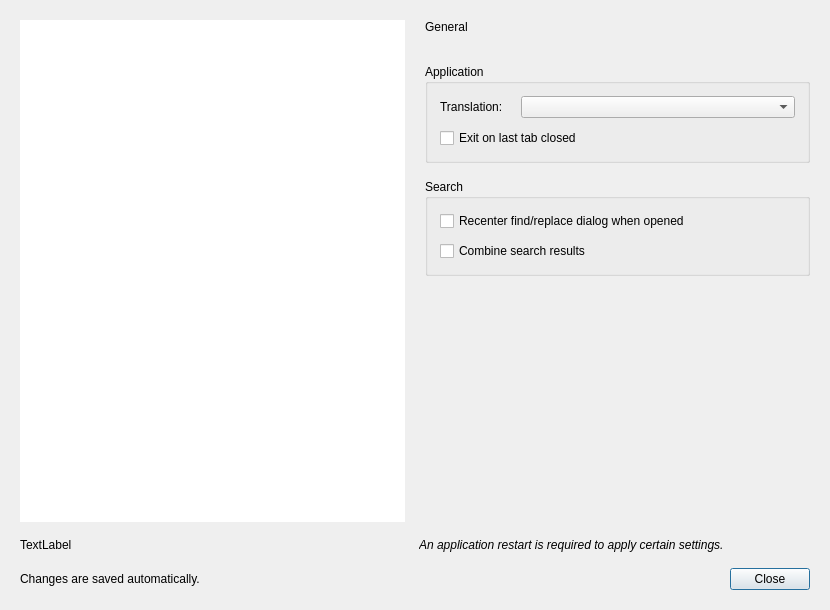
<?xml version='1.0' encoding='UTF-8'?>
<ui version="4.0">
 <class>PreferencesDialog</class>
 <widget class="QDialog" name="PreferencesDialog">
  <property name="geometry">
   <rect>
    <x>0</x>
    <y>0</y>
    <width>830</width>
    <height>610</height>
   </rect>
  </property>
  <property name="minimumSize">
   <size>
    <width>700</width>
    <height>500</height>
   </size>
  </property>
  <property name="windowTitle">
   <string>Preferences</string>
  </property>
  <layout class="QVBoxLayout" name="preferencesLayout">
   <property name="spacing">
    <number>16</number>
   </property>
   <property name="leftMargin">
    <number>20</number>
   </property>
   <property name="topMargin">
    <number>20</number>
   </property>
   <property name="rightMargin">
    <number>20</number>
   </property>
   <property name="bottomMargin">
    <number>20</number>
   </property>
   <item>
    <layout class="QHBoxLayout" name="preferencesBody">
     <property name="spacing">
      <number>20</number>
     </property>
     <property name="leftMargin">
      <number>0</number>
     </property>
     <property name="topMargin">
      <number>0</number>
     </property>
     <property name="rightMargin">
      <number>0</number>
     </property>
     <property name="bottomMargin">
      <number>0</number>
     </property>
     <item>
      <widget class="QListWidget" name="preferencesCategories">
       <property name="frameShape">
        <enum>QFrame::NoFrame</enum>
       </property>
       <property name="horizontalScrollBarPolicy">
        <enum>Qt::ScrollBarAlwaysOff</enum>
       </property>
       <property name="editTriggers">
        <set>QAbstractItemView::NoEditTriggers</set>
       </property>
       <property name="selectionMode">
        <enum>QAbstractItemView::SingleSelection</enum>
       </property>
       <property name="uniformItemSizes">
        <bool>true</bool>
       </property>
       <property name="spacing">
        <number>3</number>
       </property>
       <property name="accessibleName">
        <string>Settings categories</string>
       </property>
      </widget>
     </item>
     <item>
      <layout class="QVBoxLayout" name="preferencesContent">
       <property name="spacing">
        <number>8</number>
       </property>
       <property name="leftMargin">
        <number>0</number>
       </property>
       <property name="topMargin">
        <number>0</number>
       </property>
       <property name="rightMargin">
        <number>0</number>
       </property>
       <property name="bottomMargin">
        <number>0</number>
       </property>
       <item>
        <widget class="QLabel" name="preferencesHeading">
         <property name="text">
          <string>General</string>
         </property>
        </widget>
       </item>
       <item>
        <widget class="QLabel" name="preferencesDescription">
         <property name="text">
          <string />
         </property>
         <property name="wordWrap">
          <bool>true</bool>
         </property>
        </widget>
       </item>
       <item>
        <widget class="QStackedWidget" name="preferencesPages">
         <widget class="QScrollArea" name="preferencesGeneralPage">
          <property name="frameShape">
           <enum>QFrame::NoFrame</enum>
          </property>
          <property name="widgetResizable">
           <bool>true</bool>
          </property>
          <property name="horizontalScrollBarPolicy">
           <enum>Qt::ScrollBarAlwaysOff</enum>
          </property>
          <widget class="QWidget" name="preferencesGeneralPageContents">
           <layout class="QVBoxLayout" name="preferencesGeneralPageLayout">
            <property name="spacing">
             <number>16</number>
            </property>
            <property name="leftMargin">
             <number>0</number>
            </property>
            <property name="topMargin">
             <number>0</number>
            </property>
            <property name="rightMargin">
             <number>0</number>
            </property>
            <property name="bottomMargin">
             <number>0</number>
            </property>
            <item>
             <widget class="QGroupBox" name="preferencesApplicationGroup">
              <property name="title">
               <string>Application</string>
              </property>
              <layout class="QVBoxLayout" name="preferencesApplicationGroupLayout">
               <property name="spacing">
                <number>10</number>
               </property>
               <property name="leftMargin">
                <number>12</number>
               </property>
               <property name="topMargin">
                <number>12</number>
               </property>
               <property name="rightMargin">
                <number>12</number>
               </property>
               <property name="bottomMargin">
                <number>12</number>
               </property>
               <item>
                <layout class="QFormLayout" name="formLayout">
                 <item row="0" column="1">
                  <widget class="QComboBox" name="comboBoxTranslation" />
                 </item>
                 <item row="0" column="0">
                  <widget class="QLabel" name="label">
                   <property name="text">
                    <string>Translation:</string>
                   </property>
                  </widget>
                 </item>
                 <property name="labelAlignment">
                  <set>Qt::AlignLeading|Qt::AlignLeft|Qt::AlignVCenter</set>
                 </property>
                 <property name="formAlignment">
                  <set>Qt::AlignLeading|Qt::AlignLeft|Qt::AlignTop</set>
                 </property>
                 <property name="fieldGrowthPolicy">
                  <enum>QFormLayout::AllNonFixedFieldsGrow</enum>
                 </property>
                 <property name="horizontalSpacing">
                  <number>18</number>
                 </property>
                 <property name="verticalSpacing">
                  <number>12</number>
                 </property>
                 <property name="leftMargin">
                  <number>0</number>
                 </property>
                 <property name="topMargin">
                  <number>0</number>
                 </property>
                 <property name="rightMargin">
                  <number>0</number>
                 </property>
                 <property name="bottomMargin">
                  <number>0</number>
                 </property>
                </layout>
               </item>
               <item>
                <widget class="QCheckBox" name="checkBoxExitOnLastTabClosed">
                 <property name="text">
                  <string>Exit on last tab closed</string>
                 </property>
                </widget>
               </item>
              </layout>
             </widget>
            </item>
            <item>
             <widget class="QGroupBox" name="preferencesSearchGroup">
              <property name="title">
               <string>Search</string>
              </property>
              <layout class="QVBoxLayout" name="preferencesSearchGroupLayout">
               <property name="spacing">
                <number>10</number>
               </property>
               <property name="leftMargin">
                <number>12</number>
               </property>
               <property name="topMargin">
                <number>12</number>
               </property>
               <property name="rightMargin">
                <number>12</number>
               </property>
               <property name="bottomMargin">
                <number>12</number>
               </property>
               <item>
                <widget class="QCheckBox" name="checkBoxRecenterSearchDialog">
                 <property name="text">
                  <string>Recenter find/replace dialog when opened</string>
                 </property>
                </widget>
               </item>
               <item>
                <widget class="QCheckBox" name="checkBoxCombineSearchResults">
                 <property name="text">
                  <string>Combine search results</string>
                 </property>
                </widget>
               </item>
              </layout>
             </widget>
            </item>
            <item>
             <spacer name="preferencesGeneralPageSpacer">
              <property name="orientation">
               <enum>Qt::Vertical</enum>
              </property>
              <property name="sizeType">
               <enum>QSizePolicy::Expanding</enum>
              </property>
              <property name="sizeHint">
               <size>
                <width>20</width>
                <height>20</height>
               </size>
              </property>
             </spacer>
            </item>
           </layout>
          </widget>
         </widget>
         <widget class="QScrollArea" name="preferencesEditorPage">
          <property name="frameShape">
           <enum>QFrame::NoFrame</enum>
          </property>
          <property name="widgetResizable">
           <bool>true</bool>
          </property>
          <property name="horizontalScrollBarPolicy">
           <enum>Qt::ScrollBarAlwaysOff</enum>
          </property>
          <widget class="QWidget" name="preferencesEditorPageContents">
           <layout class="QVBoxLayout" name="preferencesEditorPageLayout">
            <property name="spacing">
             <number>16</number>
            </property>
            <property name="leftMargin">
             <number>0</number>
            </property>
            <property name="topMargin">
             <number>0</number>
            </property>
            <property name="rightMargin">
             <number>0</number>
            </property>
            <property name="bottomMargin">
             <number>0</number>
            </property>
            <item>
             <widget class="QGroupBox" name="groupBox">
              <property name="title">
               <string>Default Font</string>
              </property>
              <layout class="QFormLayout" name="formLayout_2">
               <item row="0" column="0">
                <widget class="QLabel" name="label_2">
                 <property name="text">
                  <string>Font</string>
                 </property>
                </widget>
               </item>
               <item row="0" column="1">
                <widget class="QFontComboBox" name="fcbDefaultFont" />
               </item>
               <item row="1" column="0">
                <widget class="QLabel" name="label_3">
                 <property name="text">
                  <string>Font Size</string>
                 </property>
                </widget>
               </item>
               <item row="1" column="1">
                <widget class="QSpinBox" name="spbDefaultFontSize">
                 <property name="suffix">
                  <string>pt</string>
                 </property>
                 <property name="minimum">
                  <number>2</number>
                 </property>
                 <property name="maximum">
                  <number>48</number>
                 </property>
                </widget>
               </item>
               <property name="labelAlignment">
                <set>Qt::AlignLeading|Qt::AlignLeft|Qt::AlignVCenter</set>
               </property>
               <property name="formAlignment">
                <set>Qt::AlignLeading|Qt::AlignLeft|Qt::AlignTop</set>
               </property>
               <property name="fieldGrowthPolicy">
                <enum>QFormLayout::AllNonFixedFieldsGrow</enum>
               </property>
               <property name="horizontalSpacing">
                <number>18</number>
               </property>
               <property name="verticalSpacing">
                <number>12</number>
               </property>
               <property name="leftMargin">
                <number>12</number>
               </property>
               <property name="topMargin">
                <number>12</number>
               </property>
               <property name="rightMargin">
                <number>12</number>
               </property>
               <property name="bottomMargin">
                <number>12</number>
               </property>
              </layout>
             </widget>
            </item>
            <item>
             <widget class="QGroupBox" name="preferencesEditingGroup">
              <property name="title">
               <string>Editing aids</string>
              </property>
              <layout class="QVBoxLayout" name="preferencesEditingGroupLayout">
               <property name="spacing">
                <number>10</number>
               </property>
               <property name="leftMargin">
                <number>12</number>
               </property>
               <property name="topMargin">
                <number>12</number>
               </property>
               <property name="rightMargin">
                <number>12</number>
               </property>
               <property name="bottomMargin">
                <number>12</number>
               </property>
               <item>
                <widget class="QCheckBox" name="checkBoxHighlightURLs">
                 <property name="text">
                  <string>Highlight URLs</string>
                 </property>
                </widget>
               </item>
               <item>
                <widget class="QCheckBox" name="checkBoxShowLineNumbers">
                 <property name="text">
                  <string>Show Line Numbers</string>
                 </property>
                </widget>
               </item>
               <item>
                <widget class="QCheckBox" name="checkBoxAutoCompletion">
                 <property name="text">
                  <string>Auto Completion</string>
                 </property>
                </widget>
               </item>
              </layout>
             </widget>
            </item>
            <item>
             <spacer name="preferencesEditorPageSpacer">
              <property name="orientation">
               <enum>Qt::Vertical</enum>
              </property>
              <property name="sizeType">
               <enum>QSizePolicy::Expanding</enum>
              </property>
              <property name="sizeHint">
               <size>
                <width>20</width>
                <height>20</height>
               </size>
              </property>
             </spacer>
            </item>
           </layout>
          </widget>
         </widget>
         <widget class="QScrollArea" name="preferencesFilesPage">
          <property name="frameShape">
           <enum>QFrame::NoFrame</enum>
          </property>
          <property name="widgetResizable">
           <bool>true</bool>
          </property>
          <property name="horizontalScrollBarPolicy">
           <enum>Qt::ScrollBarAlwaysOff</enum>
          </property>
          <widget class="QWidget" name="preferencesFilesPageContents">
           <layout class="QVBoxLayout" name="preferencesFilesPageLayout">
            <property name="spacing">
             <number>16</number>
            </property>
            <property name="leftMargin">
             <number>0</number>
            </property>
            <property name="topMargin">
             <number>0</number>
            </property>
            <property name="rightMargin">
             <number>0</number>
            </property>
            <property name="bottomMargin">
             <number>0</number>
            </property>
            <item>
             <widget class="QGroupBox" name="gbxRestorePreviousSession">
              <property name="title">
               <string>Restore previous session</string>
              </property>
              <property name="checkable">
               <bool>true</bool>
              </property>
              <property name="checked">
               <bool>false</bool>
              </property>
              <layout class="QVBoxLayout" name="verticalLayout_3">
               <item>
                <widget class="QCheckBox" name="checkBoxUnsavedFiles">
                 <property name="text">
                  <string>Unsaved changes</string>
                 </property>
                </widget>
               </item>
               <item>
                <widget class="QCheckBox" name="checkBoxRestoreTempFiles">
                 <property name="text">
                  <string>Temporary files</string>
                 </property>
                </widget>
               </item>
              </layout>
             </widget>
            </item>
            <item>
             <widget class="QGroupBox" name="preferencesNewFilesGroup">
              <property name="title">
               <string>New files</string>
              </property>
              <layout class="QVBoxLayout" name="preferencesNewFilesGroupLayout">
               <property name="spacing">
                <number>10</number>
               </property>
               <property name="leftMargin">
                <number>12</number>
               </property>
               <property name="topMargin">
                <number>12</number>
               </property>
               <property name="rightMargin">
                <number>12</number>
               </property>
               <property name="bottomMargin">
                <number>12</number>
               </property>
               <item>
                <layout class="QFormLayout" name="formLayout_3">
                 <item row="0" column="0">
                  <widget class="QLabel" name="label_4">
                   <property name="text">
                    <string>Default Line Endings</string>
                   </property>
                  </widget>
                 </item>
                 <item row="0" column="1">
                  <widget class="QComboBox" name="comboBoxLineEndings" />
                 </item>
                 <property name="labelAlignment">
                  <set>Qt::AlignLeading|Qt::AlignLeft|Qt::AlignVCenter</set>
                 </property>
                 <property name="formAlignment">
                  <set>Qt::AlignLeading|Qt::AlignLeft|Qt::AlignTop</set>
                 </property>
                 <property name="fieldGrowthPolicy">
                  <enum>QFormLayout::AllNonFixedFieldsGrow</enum>
                 </property>
                 <property name="horizontalSpacing">
                  <number>18</number>
                 </property>
                 <property name="verticalSpacing">
                  <number>12</number>
                 </property>
                 <property name="leftMargin">
                  <number>0</number>
                 </property>
                 <property name="topMargin">
                  <number>0</number>
                 </property>
                 <property name="rightMargin">
                  <number>0</number>
                 </property>
                 <property name="bottomMargin">
                  <number>0</number>
                 </property>
                </layout>
               </item>
              </layout>
             </widget>
            </item>
            <item>
             <widget class="QGroupBox" name="groupBox_2">
              <property name="title">
               <string>Default Directory</string>
              </property>
              <layout class="QVBoxLayout" name="verticalLayout_5">
               <item>
                <widget class="QRadioButton" name="radioFollowCurrentDirectory">
                 <property name="text">
                  <string>Follow Current Document</string>
                 </property>
                </widget>
               </item>
               <item>
                <widget class="QRadioButton" name="radioLastUsedDirectory">
                 <property name="text">
                  <string>Last Used Directory</string>
                 </property>
                </widget>
               </item>
               <item>
                <layout class="QHBoxLayout" name="horizontalLayout_2">
                 <item>
                  <widget class="QRadioButton" name="radioHardCoded">
                   <property name="text">
                    <string>Use this folder:</string>
                   </property>
                  </widget>
                 </item>
                 <item>
                  <widget class="QLineEdit" name="txtHardCodedPath" />
                 </item>
                 <item>
                  <widget class="QToolButton" name="btnSelectHardCodedPath">
                   <property name="text">
                    <string>...</string>
                   </property>
                   <property name="toolTip">
                    <string>Choose the default folder</string>
                   </property>
                   <property name="accessibleName">
                    <string>Choose the default folder</string>
                   </property>
                  </widget>
                 </item>
                </layout>
               </item>
              </layout>
             </widget>
            </item>
            <item>
             <spacer name="preferencesFilesPageSpacer">
              <property name="orientation">
               <enum>Qt::Vertical</enum>
              </property>
              <property name="sizeType">
               <enum>QSizePolicy::Expanding</enum>
              </property>
              <property name="sizeHint">
               <size>
                <width>20</width>
                <height>20</height>
               </size>
              </property>
             </spacer>
            </item>
           </layout>
          </widget>
         </widget>
         <widget class="QScrollArea" name="preferencesAppearancePage">
          <property name="frameShape">
           <enum>QFrame::NoFrame</enum>
          </property>
          <property name="widgetResizable">
           <bool>true</bool>
          </property>
          <property name="horizontalScrollBarPolicy">
           <enum>Qt::ScrollBarAlwaysOff</enum>
          </property>
          <widget class="QWidget" name="preferencesAppearancePageContents">
           <layout class="QVBoxLayout" name="preferencesAppearancePageLayout">
            <property name="spacing">
             <number>16</number>
            </property>
            <property name="leftMargin">
             <number>0</number>
            </property>
            <property name="topMargin">
             <number>0</number>
            </property>
            <property name="rightMargin">
             <number>0</number>
            </property>
            <property name="bottomMargin">
             <number>0</number>
            </property>
            <item>
             <widget class="QGroupBox" name="preferencesThemeGroup">
              <property name="title">
               <string>Theme</string>
              </property>
              <layout class="QVBoxLayout" name="preferencesThemeGroupLayout">
               <property name="spacing">
                <number>10</number>
               </property>
               <property name="leftMargin">
                <number>12</number>
               </property>
               <property name="topMargin">
                <number>12</number>
               </property>
               <property name="rightMargin">
                <number>12</number>
               </property>
               <property name="bottomMargin">
                <number>12</number>
               </property>
               <item>
                <layout class="QFormLayout" name="preferencesThemeForm">
                 <property name="spacing">
                  <number>12</number>
                 </property>
                 <item row="0" column="0">
                  <widget class="QLabel" name="preferencesThemeLabel">
                   <property name="text">
                    <string>Color theme</string>
                   </property>
                   <property name="buddy">
                    <cstring>comboBoxTheme</cstring>
                   </property>
                  </widget>
                 </item>
                 <item row="0" column="1">
                  <widget class="QComboBox" name="comboBoxTheme" />
                 </item>
                 <property name="labelAlignment">
                  <set>Qt::AlignLeading|Qt::AlignLeft|Qt::AlignVCenter</set>
                 </property>
                 <property name="formAlignment">
                  <set>Qt::AlignLeading|Qt::AlignLeft|Qt::AlignTop</set>
                 </property>
                 <property name="fieldGrowthPolicy">
                  <enum>QFormLayout::AllNonFixedFieldsGrow</enum>
                 </property>
                 <property name="horizontalSpacing">
                  <number>18</number>
                 </property>
                 <property name="verticalSpacing">
                  <number>12</number>
                 </property>
                 <property name="leftMargin">
                  <number>0</number>
                 </property>
                 <property name="topMargin">
                  <number>0</number>
                 </property>
                 <property name="rightMargin">
                  <number>0</number>
                 </property>
                 <property name="bottomMargin">
                  <number>0</number>
                 </property>
                </layout>
               </item>
               <item>
                <widget class="QLabel" name="preferencesThemeHint">
                 <property name="text">
                  <string>Themes apply to the editor and application interface.</string>
                 </property>
                 <property name="wordWrap">
                  <bool>true</bool>
                 </property>
                </widget>
               </item>
              </layout>
             </widget>
            </item>
            <item>
             <widget class="QGroupBox" name="preferencesInterfaceGroup">
              <property name="title">
               <string>Interface</string>
              </property>
              <layout class="QVBoxLayout" name="preferencesInterfaceGroupLayout">
               <property name="spacing">
                <number>10</number>
               </property>
               <property name="leftMargin">
                <number>12</number>
               </property>
               <property name="topMargin">
                <number>12</number>
               </property>
               <property name="rightMargin">
                <number>12</number>
               </property>
               <property name="bottomMargin">
                <number>12</number>
               </property>
               <item>
                <widget class="QCheckBox" name="checkBoxMenuBar">
                 <property name="text">
                  <string>Show menu bar</string>
                 </property>
                </widget>
               </item>
               <item>
                <widget class="QCheckBox" name="checkBoxToolBar">
                 <property name="text">
                  <string>Show toolbar</string>
                 </property>
                </widget>
               </item>
               <item>
                <widget class="QCheckBox" name="checkBoxStatusBar">
                 <property name="text">
                  <string>Show status bar</string>
                 </property>
                </widget>
               </item>
              </layout>
             </widget>
            </item>
            <item>
             <spacer name="preferencesAppearancePageSpacer">
              <property name="orientation">
               <enum>Qt::Vertical</enum>
              </property>
              <property name="sizeType">
               <enum>QSizePolicy::Expanding</enum>
              </property>
              <property name="sizeHint">
               <size>
                <width>20</width>
                <height>20</height>
               </size>
              </property>
             </spacer>
            </item>
           </layout>
          </widget>
         </widget>
        </widget>
       </item>
      </layout>
     </item>
    </layout>
   </item>
   <item>
    <layout class="QHBoxLayout" name="layoutAppRestart">
     <property name="spacing">
      <number>8</number>
     </property>
     <property name="leftMargin">
      <number>0</number>
     </property>
     <property name="topMargin">
      <number>0</number>
     </property>
     <property name="rightMargin">
      <number>0</number>
     </property>
     <property name="bottomMargin">
      <number>0</number>
     </property>
     <item>
      <widget class="QLabel" name="labelAppRestartIcon">
       <property name="text">
        <string>TextLabel</string>
       </property>
      </widget>
     </item>
     <item>
      <widget class="QLabel" name="labelAppRestart">
       <property name="font">
        <font>
         <italic>true</italic>
        </font>
       </property>
       <property name="text">
        <string>An application restart is required to apply certain settings.</string>
       </property>
       <property name="wordWrap">
        <bool>true</bool>
       </property>
      </widget>
     </item>
    </layout>
   </item>
   <item>
    <layout class="QHBoxLayout" name="preferencesFooter">
     <property name="spacing">
      <number>12</number>
     </property>
     <property name="leftMargin">
      <number>0</number>
     </property>
     <property name="topMargin">
      <number>0</number>
     </property>
     <property name="rightMargin">
      <number>0</number>
     </property>
     <property name="bottomMargin">
      <number>0</number>
     </property>
     <item>
      <widget class="QLabel" name="preferencesSaveHint">
       <property name="text">
        <string>Changes are saved automatically.</string>
       </property>
      </widget>
     </item>
     <item>
      <widget class="QDialogButtonBox" name="buttonBox">
       <property name="orientation">
        <enum>Qt::Horizontal</enum>
       </property>
       <property name="standardButtons">
        <set>QDialogButtonBox::Close</set>
       </property>
      </widget>
     </item>
    </layout>
   </item>
  </layout>
 </widget>
 <resources />
 <connections>
  <connection>
   <sender>buttonBox</sender>
   <signal>accepted()</signal>
   <receiver>PreferencesDialog</receiver>
   <slot>accept()</slot>
   <hints>
    <hint type="sourcelabel">
     <x>792</x>
     <y>586</y>
    </hint>
    <hint type="destinationlabel">
     <x>157</x>
     <y>274</y>
    </hint>
   </hints>
  </connection>
  <connection>
   <sender>buttonBox</sender>
   <signal>rejected()</signal>
   <receiver>PreferencesDialog</receiver>
   <slot>reject()</slot>
   <hints>
    <hint type="sourcelabel">
     <x>792</x>
     <y>586</y>
    </hint>
    <hint type="destinationlabel">
     <x>286</x>
     <y>274</y>
    </hint>
   </hints>
  </connection>
 </connections>
</ui>
